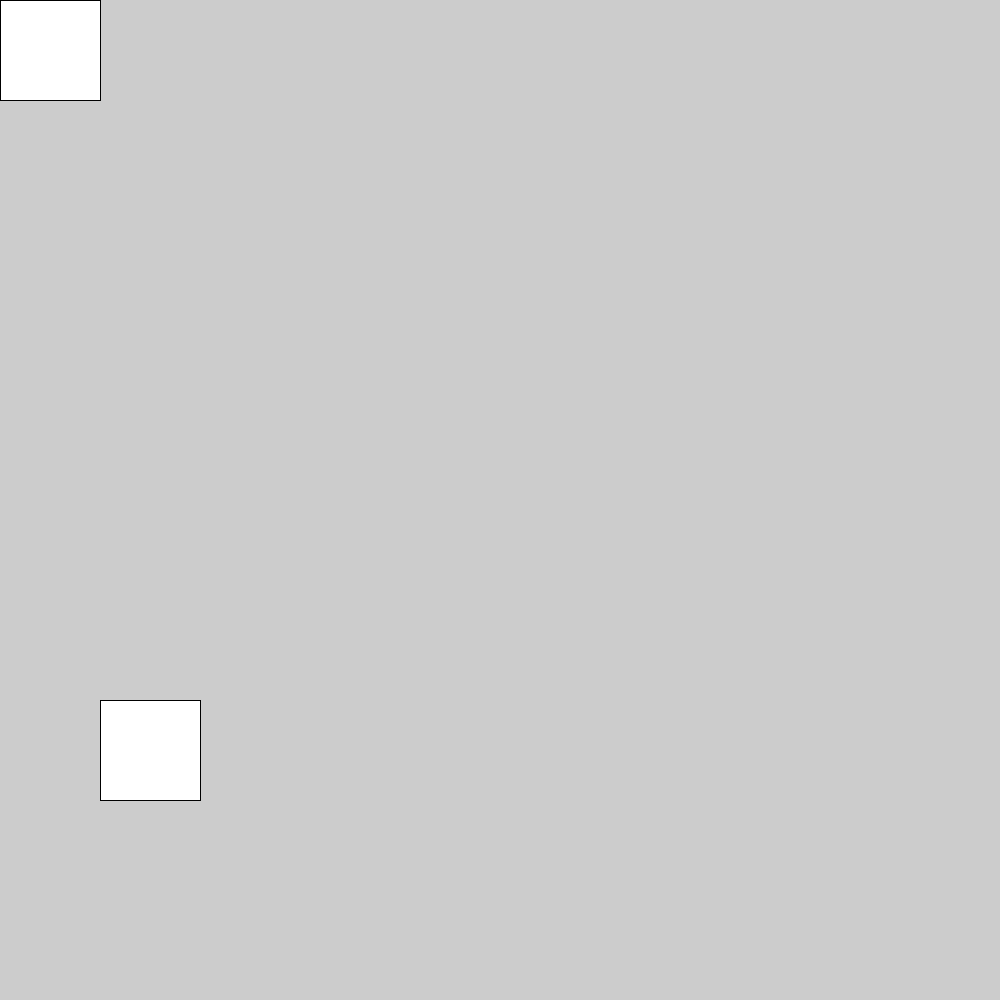
Frame 1 (no input)
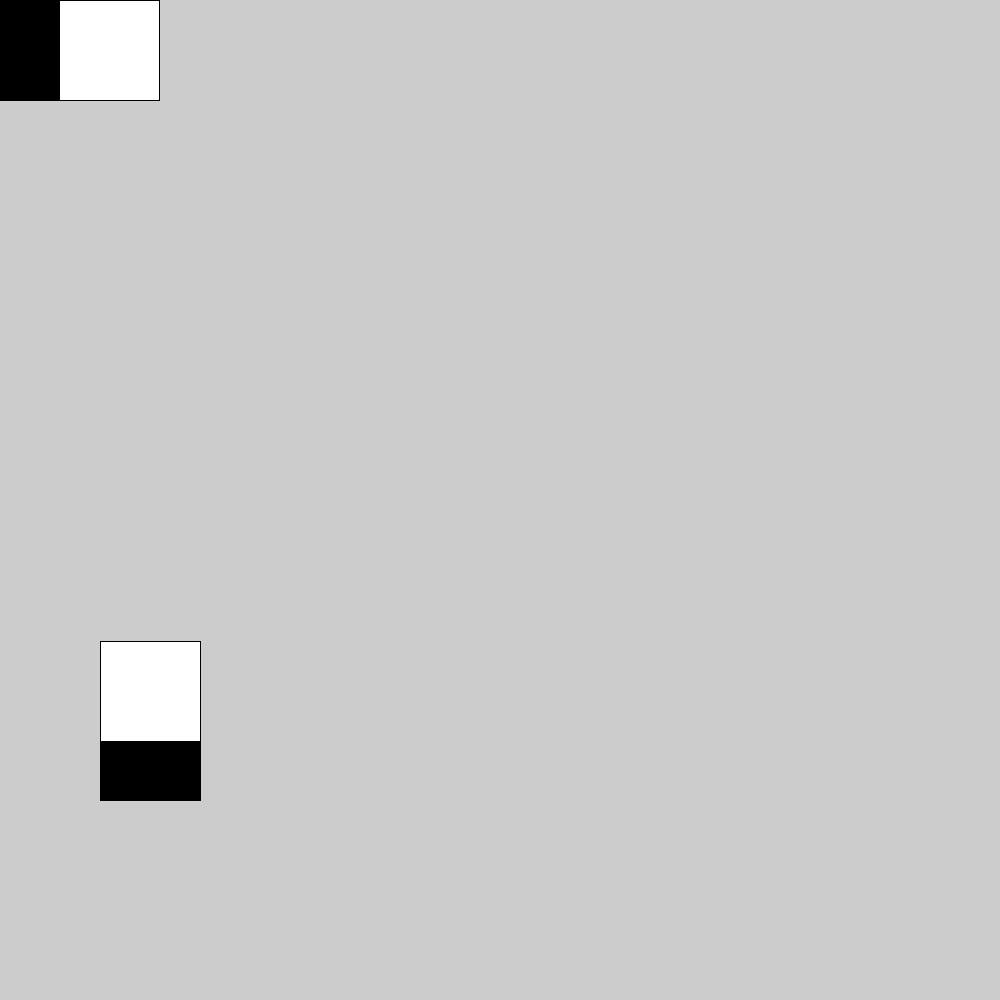
Frame 60 (the mouse pressed at the canvas centre just before this capture)
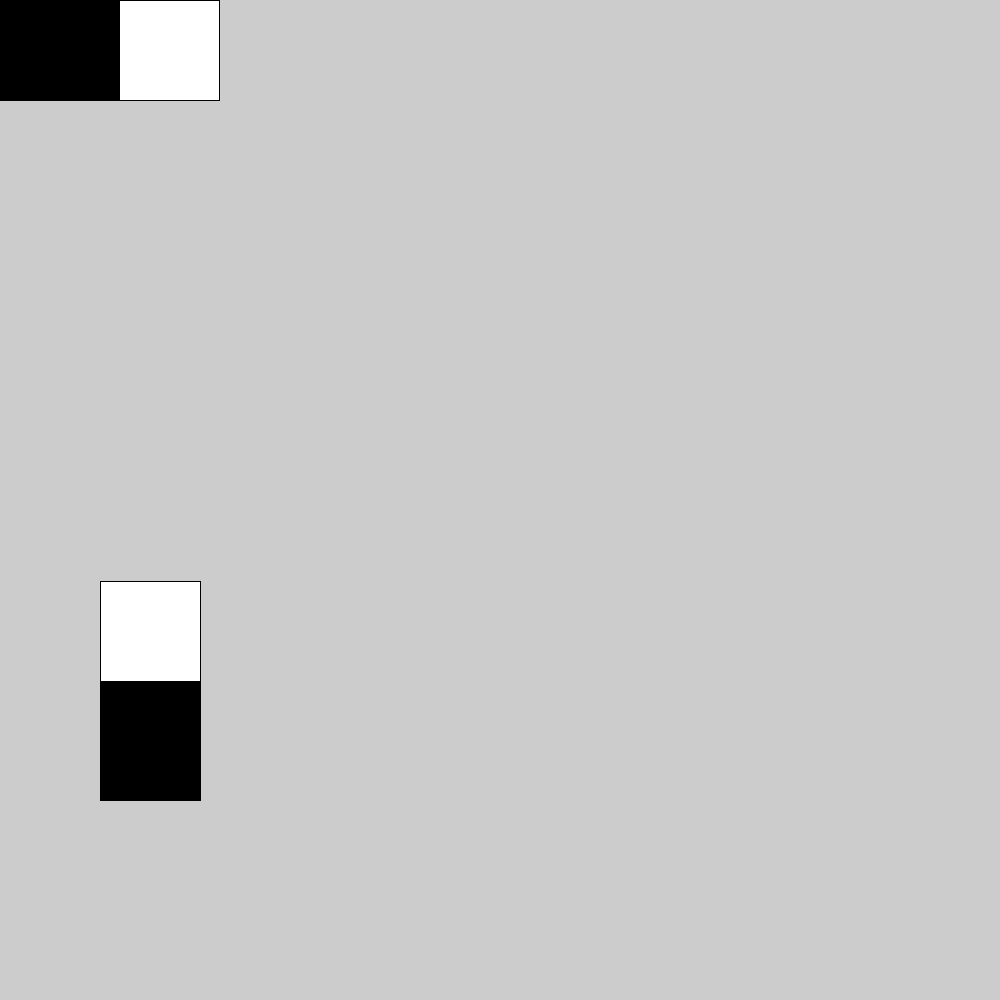
Frame 120 (the mouse held since frame 60 and released just before this capture)

The Processing sketch that drew these frames (run headless with seeded random() and noise(); from frame 60 on, the mouse is pressed at the canvas centre):

// Processing sketch: Variable_Assignment__1_David
// ── Variable_Assignment__1_David.pde
int n = 0;
int f = 700;
void setup() {
  size(1000, 1000);
}

void draw() { 
  square(n, 0, 100);
  n = n + 1;
  
  square(100, f, 100);
  f = f - 1;
  
}
